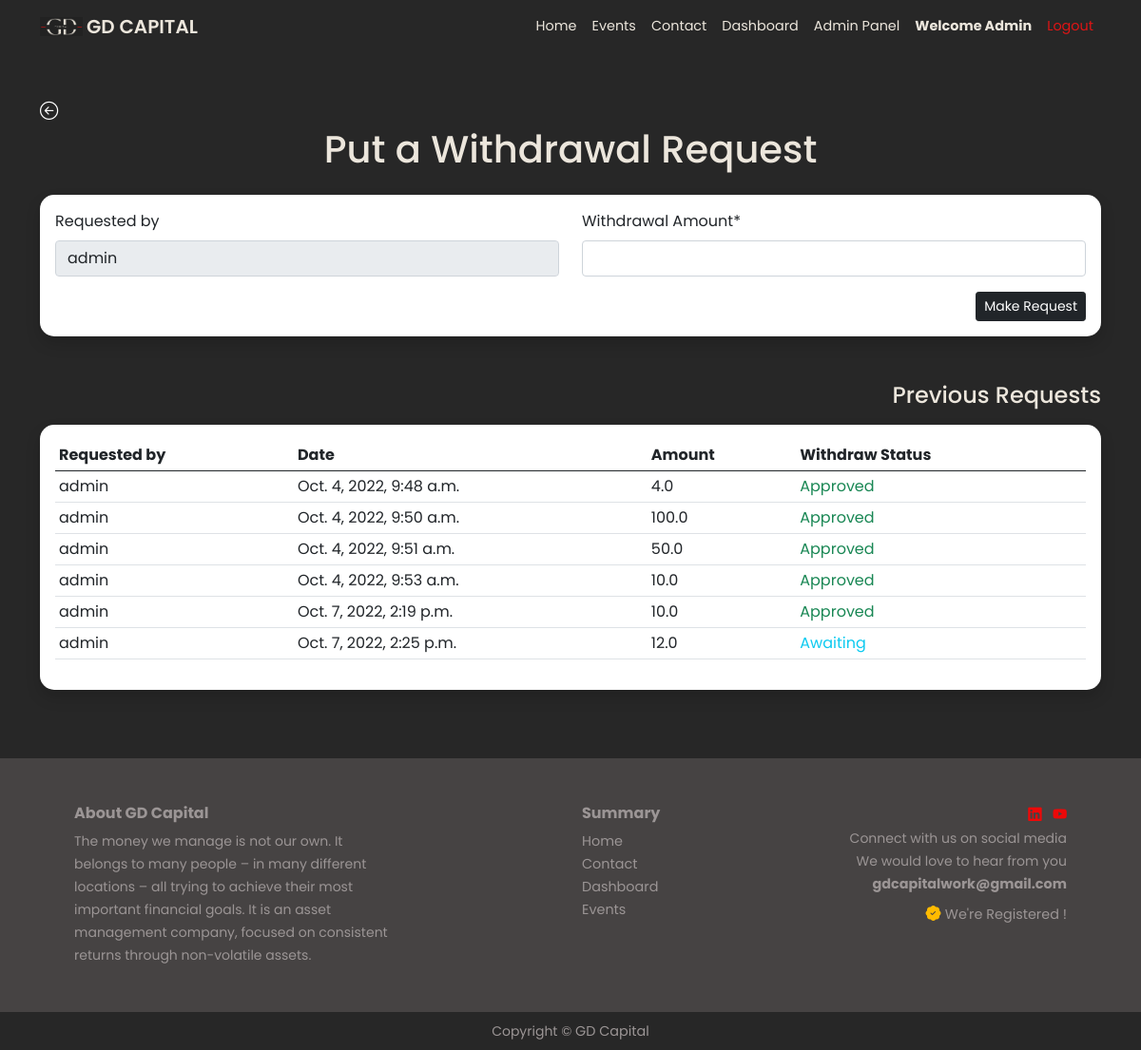
Before: /withdraw/ (signed in) with the older database file.
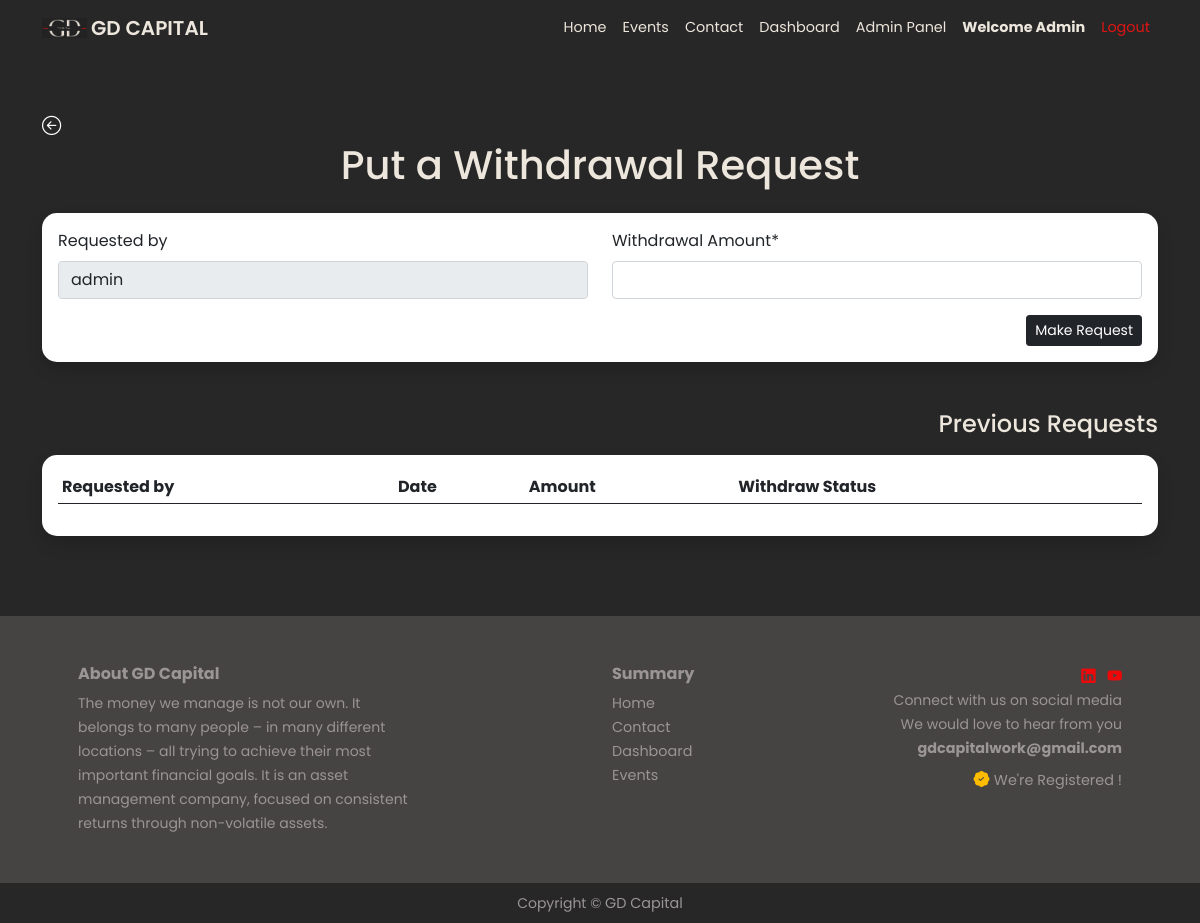
After: the same page with the newer database file.
### myapp/models.py (models this page shows, shortened)
class Withdraw(models.Model):
    requested_by = models.CharField(max_length=100, null=True, blank=True)
    requested_on = models.DateTimeField(default=timezone.now)
    amount = models.FloatField()
    present_balance = models.FloatField(null=True, blank=True)
    invested_balance = models.FloatField(null=True, blank=True)
    status = models.CharField(max_length=5, null=True, blank=True)
    status_updated_by = models.CharField(max_length=100, null=True, blank=True)
    user_commission = models.FloatField(null=True, blank=True, default=25)
    status_updated_on = models.DateTimeField(null=True, blank=True)
    plantype = models.CharField(max_length=200, choices=PLAN_TYPE, default='',null=True, blank=True)

### myapp/views.py (the view, shortened to what this page needs)
# urls.py: path('withdraw/', views.withdraw, name='withdraw'),
@login_required
def withdraw(request):
    data = Withdraw.objects.all()
    mydata = Transaction.objects.values('made_by').annotate(total_present_amount=Sum('amount')).order_by('-total_present_amount').filter(status='TXN_SUCCESS')
    form = WithdrawForm(initial={'requested_by': request.user.username})
    return render(request, 'withdraw.html',{'form':form,'data':data})

### myapp/forms.py
class WithdrawForm(forms.ModelForm):
    class Meta:
        model = Withdraw
        fields = ('requested_by','amount','status','status_updated_by','status_updated_on','present_balance','plantype','user_commission','invested_balance')
        labels = {
            'requested_by': 'Requested by',
            'amount': 'Withdrawal Amount',
            'status': 'Status (Type A/R)',
            'status_updated_by': 'Status updated by',
            'present_balance': 'Present Balance',
            'plantype': 'Plantype',
            'user_commission': 'User Commission',
            'invested_balance': 'Invested Balance'
        }
        widgets = {
        'requested_by':forms.TextInput(attrs={'readonly':True}),
        'status_updated_by':forms.TextInput(attrs={'readonly':True}),
        'plantype':forms.TextInput(attrs={'readonly':True}),
        }

### templates/withdraw.html (shortened to what this page needs)
{% extends 'base.html' %}
{% load static %}
{% load crispy_forms_filters %}
{% load crispy_forms_tags %}
{% block body %}
<section class="py-5 dark-bg" style="min-height: 70vh;display:flex;flex-direction:column;justify-content:center;align-items:center
">
    <div class="container">
        <div>
            <a href="/dashboard" class="text-dark back-arrow"><i class="bi bi-arrow-left-circle text-white" style="font-size: 1.2rem;"></i></a>
          </div>
        <div class="text-center">
            <h1 style="color:#ece6dc">Put a Withdrawal Request</h1>
        </div>
        <div class="card shadow my-4" style="border: 0 !important;border-radius:15px">
            <div class="card-body ">
                <form method="post" enctype="multipart/form-data">
                    <div class="row">
                        <div class="col-md-6 mb-0">
                            {{ form.requested_by|as_crispy_field }}
                        </div>
                        <div class="col-md-6 mb-0">
                            {{ form.amount|as_crispy_field }}
                        </div>
                    </div>
                    <div class="form-group text-end">
                        <input type="submit" value="Make Request" class="btn btn-dark btn-sm">
                    </div>
                </form>
            </div>
        </div>
    </div>
    <div class="container mt-4">
        <div class="text-end">
            <h4 style="color:#ece6dc">Previous Requests</h4>
        </div>
        <div class="card shadow mb-4 mt-3" style="border: 0 !important;border-radius:15px">
            <div class="card-body">
                <div class="table-responsive">
                    <table class="table table-sm" id="transTable">
                        <thead>
                            <tr>
                                <th scope="col">Requested by</th>
                                <th scope="col">Date</th>
                                <th scope="col">Amount</th>
                                <th scope="col">Withdraw Status</th>
                            </tr>
                        </thead>
                        <tbody>
                            {% for i in data %}
                            {% if i.requested_by == request.user.username %}
                            <tr>
                                <td>{{i.requested_by}}</td>
                                <td>{{i.requested_on}}</td>
                                <td>{{i.amount}}</td>
                                {% if i.status == 'Roll Over' %}
                                <td class="text-success">Approved</td>
                                {% elif i.status is None %}
                                <td class="text-info">Awaiting</td>
                                {% else %}
                                <td class="text-danger">Rejected</td>
                                {% endif %}
                            </tr>
                            {% endif %}
                            {% endfor %}
                        </tbody>
                    </table>
                </div>
            </div>
        </div>
    </div>
</section>
{% endblock body %}

Changed rows visible on the page:
removed Withdraw: requested_by "admin", requested_on "Oct. 4, 2022, 9:48 a.m.", amount "4.0", status "Approved"
removed Withdraw: requested_by "admin", requested_on "Oct. 4, 2022, 9:50 a.m.", amount "100.0", status "Approved"
removed Withdraw: requested_by "admin", requested_on "Oct. 4, 2022, 9:51 a.m.", amount "50.0", status "Approved"
removed Withdraw: requested_by "admin", requested_on "Oct. 4, 2022, 9:53 a.m.", amount "10.0", status "Approved"
removed Withdraw: requested_by "admin", requested_on "Oct. 7, 2022, 2:19 p.m.", amount "10.0", status "Approved"
removed Withdraw: requested_by "admin", requested_on "Oct. 7, 2022, 2:25 p.m.", amount "12.0", shows "Awaiting"
